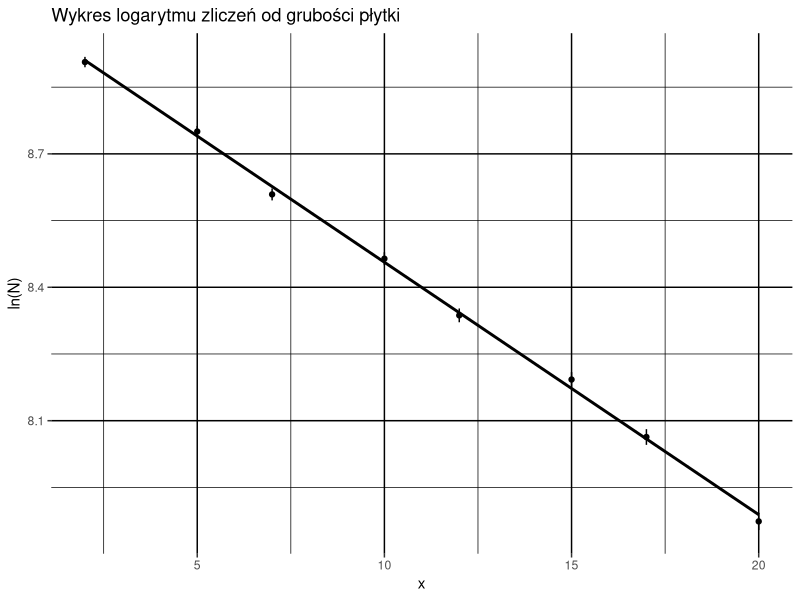

Generate this figure with R:
library(dplyr)
library(ggplot2)
library(tidyr)

df_cu <- read.csv2("lab6/cu.csv")
df_pb <- read.csv2("lab6/pb.csv")
df_al <- read.csv2("lab6/al.csv")

round_uncertainty <- function(val, uncer) {
  round(val, -floor(log10(uncer)) + 1)
}

calc_log_and_uncert <- function(df) {
  df |>
    mutate(
      no = number,
      x = thickness,
      N = counts,
      u_N = sqrt(N),
      lnN = log(N),
      u_lnN = 1/u_N
    ) |>
    select(no , x, N, u_N, lnN, u_lnN)
}

save_table <- function(df, filename) {
df |>  
    write.table(file = paste("lab6/", filename, sep = ""),
                col.names = c("no", "d", "N", "uN", "lnN", "ulnN"),
                quote = FALSE, dec = ",", sep = "\t", row.names = FALSE,
                na = "")
}

proc_df_cu <- calc_log_and_uncert(df_cu)
proc_df_pb <- calc_log_and_uncert(df_pb)
proc_df_al <- calc_log_and_uncert(df_al)

save_table(proc_df_cu, "miedz.txt")
save_table(proc_df_pb, "olow.txt")
save_table(proc_df_al, "aluminium.txt")

View(proc_df_cu)

proc_df_cu |>
  ggplot(aes(x = x, y = lnN)) +
  geom_smooth(method = "lm", se = FALSE, colour = "black") +
  geom_point() +
  geom_errorbar(aes(ymin = lnN - u_lnN, ymax = lnN + u_lnN),
                width = 0) +
  labs(
    y = "ln(N)",
    title = "Wykres logarytmu zliczeń od grubości płytki"
  ) +
  theme(
    panel.background = element_blank(),
    panel.grid = element_line(colour = "black")
  )  
